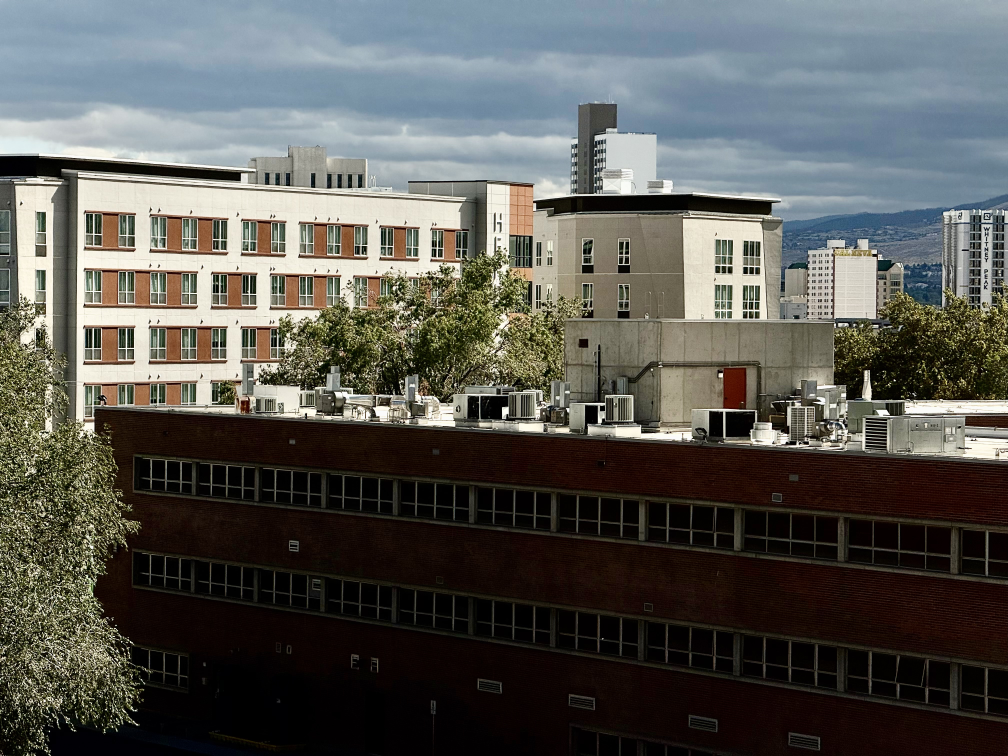
#> input picture HW1/Buildings.jpeg, 4032 x 3024 px (shown at 1/4 size)
$ jupyter execute --allow-errors assignment1.ipynb
#> lines starting #> are read from the running program, lines starting #| are printed output that depends on the picture
[cell 1]
# Helper functions
from PIL import Image
import numpy as np
from numpy import uint8
import matplotlib.pyplot as plt

def read_image(rgbImage: Image.Image):
#> call 3 of read_image, with rgbImage = 'Buildings.jpeg'
    rgb = np.asarray(Image.open(rgbImage).convert("RGB"), dtype=np.float64) / 255.0
    return rgb

def rgb_to_gray(rgb):
    return 0.299 * rgb[..., 0] + 0.587 * rgb[..., 1] + 0.114 * rgb[..., 2]
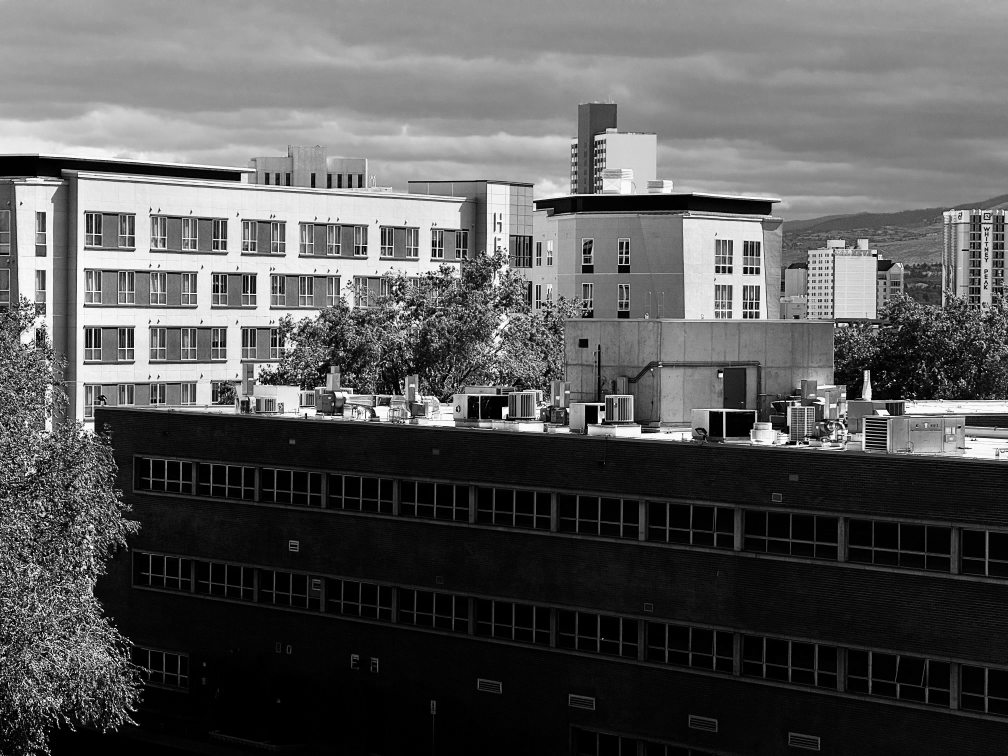
#> returned value: shape (3024, 4032) float64 (shown at 1/4 size); min 0, max 1, mean 0.345

def display_rgb_image(rgb):
    plt.imshow(rgb); plt.axis("off"); plt.show()

def display_gray_image(gray):
    plt.imshow(gray, cmap="gray", vmin=0, vmax=1); plt.axis("off"); plt.show()

# [4 lines left out: function build_histogram, not called in this run]

from numpy import uint8
def to_uint8(gray01):
    return np.clip(np.round(gray01 * 255), 0, 255).astype(uint8)

# [22 lines left out: functions show_histogram, histogram_equalize, not called in this run]

Question 1: Reading and manipulating images.

#> (a cell that did not finish here is left out)

#> (a cell that did not finish here is left out)

1(c) Crop any region of 100-by-100 pixels where there is snow on the ground, display, and plot its histogram

I cropped a patch on the open snow field (row 400, col 200).

#> (a cell that did not finish here is left out)

[cell 5]
fig, ax = plt.subplots(figsize=(9, 6))
#> (the rest of this cell did not finish here and is left out)

[cell 6]
r0, c0 = 400, 200          # top-left corner of the crop (adjust as you like)
h, w   = 100, 100

#> (the rest of this cell did not finish here and is left out)

#> (a cell that did not finish here is left out)

Compare the histograms of the entire image and the subregion by overlaying on
top of each other!

[cell 8]
# [18 lines left out: function overlay_histograms, not called in this run]

#> (the rest of this cell did not finish here and is left out)

1e. Read Desert.png, convert to a black and white image, and display.

#> (a cell that did not finish here is left out)

Compare the histograms of (e) and (b) by overlaying them. Can these two
images be discriminated by their histogram?

#> (a cell that did not finish here is left out)

Question 2: Use the “Buildings” Image to (i) convert color to gray scale, (ii) downsample the image (comments on the results) by three-levels to build a pyramid representation.

[cell 11]
buildingsRgb = read_image("Buildings.jpeg")
buildingsGray = rgb_to_gray(buildingsRgb)
display_gray_image(buildingsGray)

[cell 12]
# Gaussian filters
def gaussian_kernel_1d(sigma, truncate=4.0):
    r = int(truncate*sigma + 0.5)
    x = np.arange(-r, r+1)
    k = np.exp(-(x**2)/(2*sigma**2))
    return k / k.sum()

def _conv1d_same(a, k, axis, mode="reflect"):
    r = len(k)//2
    pad = [(0,0)]*a.ndim
    pad[axis] = (r, r)
    ap = np.pad(a, pad, mode=mode)
    ap = np.moveaxis(ap, axis, 0)
    out = np.zeros_like(np.moveaxis(a, axis, 0), dtype=np.float64)
    for i, w in enumerate(k):
        out += w * ap[i : i + out.shape[0]]
    return np.moveaxis(out, 0, axis)

def gaussian_filter_np(img, sigma, truncate=4.0, mode="reflect"):
    k = gaussian_kernel_1d(sigma, truncate)
    out = _conv1d_same(img, k, axis=0, mode=mode)
    out = _conv1d_same(out, k, axis=1, mode=mode)
    return out

[cell 13]
# Pyramid
def gaussian_pyramid(gray, levels=4, sigma=1.0):
    """Returns [level0, level1, ..., level_{levels-1}].
       level0 = original, level_{n+1} = downsample(blur(level_n))."""
#> called with levels = 4, sigma = 1
    pyr = [gray]
    cur = gray
    for _ in range(levels - 1):
        blurred = gaussian_filter_np(cur, sigma=sigma, mode="reflect")
        # downsample by 2 — take every other row/col
        cur = blurred[::2, ::2]
        pyr.append(cur)
#> this loop made 3 passes
#> pass 1, in _conv1d_same (call 2), `ap = np.moveaxis(ap, axis, 0)`:
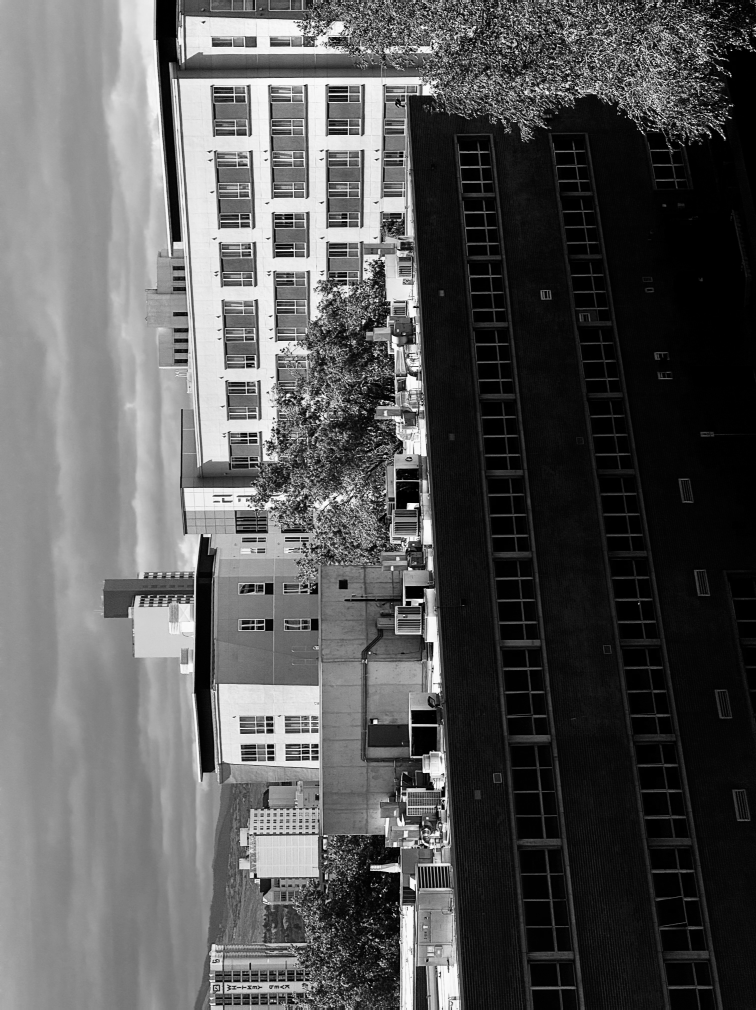
#> ap: shape (4040, 3024) float64 (shown at 1/4 size); min 0, max 0.997, mean 0.345
#> after the loop:
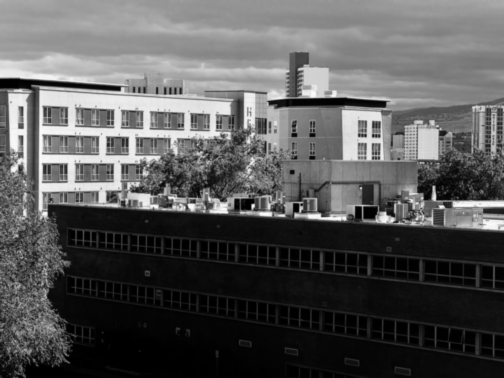
#> cur: shape (378, 504) float64; min 0, max 0.982, mean 0.346
#> after the loop, pyr = 4 items
    return pyr

pyr = gaussian_pyramid(buildingsGray, levels=4, sigma=1.0)
#> pyr = 4 items
for i, lvl in enumerate(pyr):
    print(f"level {i}: shape {lvl.shape}, mean {lvl.mean():.3f}")
#> this loop made 4 passes
#| level 0: shape (3024, 4032), mean 0.345
#| level 1: shape (1512, 2016), mean 0.345
#| level 2: shape (756, 1008), mean 0.345
#| level 3: shape (378, 504), mean 0.346

[cell 14]
fig, axes = plt.subplots(1, 4, figsize=(18, 5))
for ax, lvl, name in zip(axes, pyr, ["L0 (orig)", "L1 (÷2)", "L2 (÷4)", "L3 (÷8)"]):
    ax.imshow(lvl, cmap="gray", vmin=0, vmax=1, interpolation="nearest")
    ax.set_title(f"{name}  {lvl.shape}")
    ax.axis("off")
#> this loop made 4 passes
#> name on passes 1 to 4: 'L0 (orig)', 'L1 (÷2)', 'L2 (÷4)', 'L3 (÷8)'
fig.tight_layout(); plt.show()
#> after `fig.tight_layout()`:
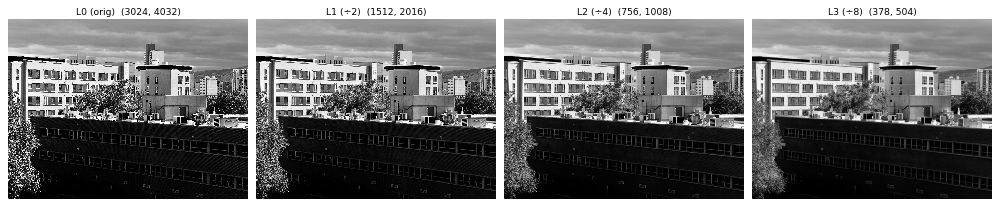
#> figure drawn by matplotlib, 4 panels

Question 3:
Use the valley, apply image enhancement, and show the histogram before and after
histogram equalization.

#> (a cell that did not finish here is left out)
